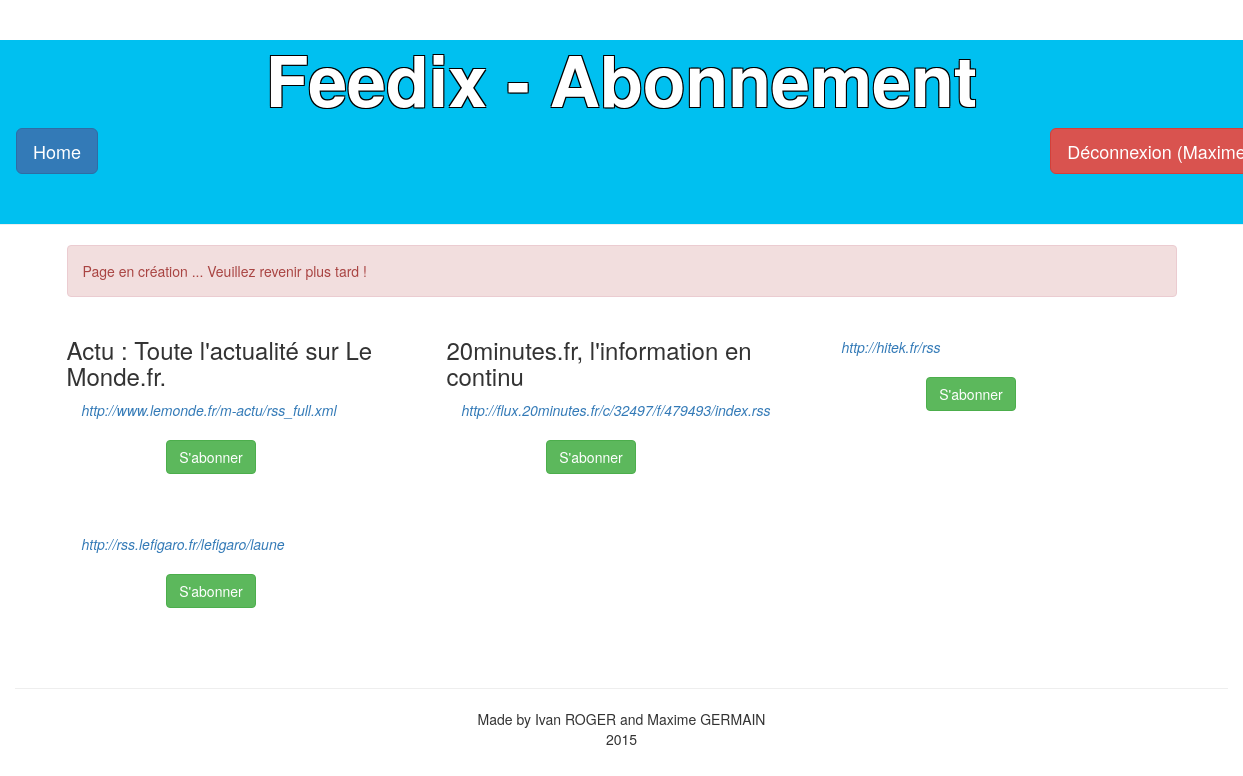
/controler/sAbonner.ctrl.php (signed in), run on an earlier commit of the app's database.
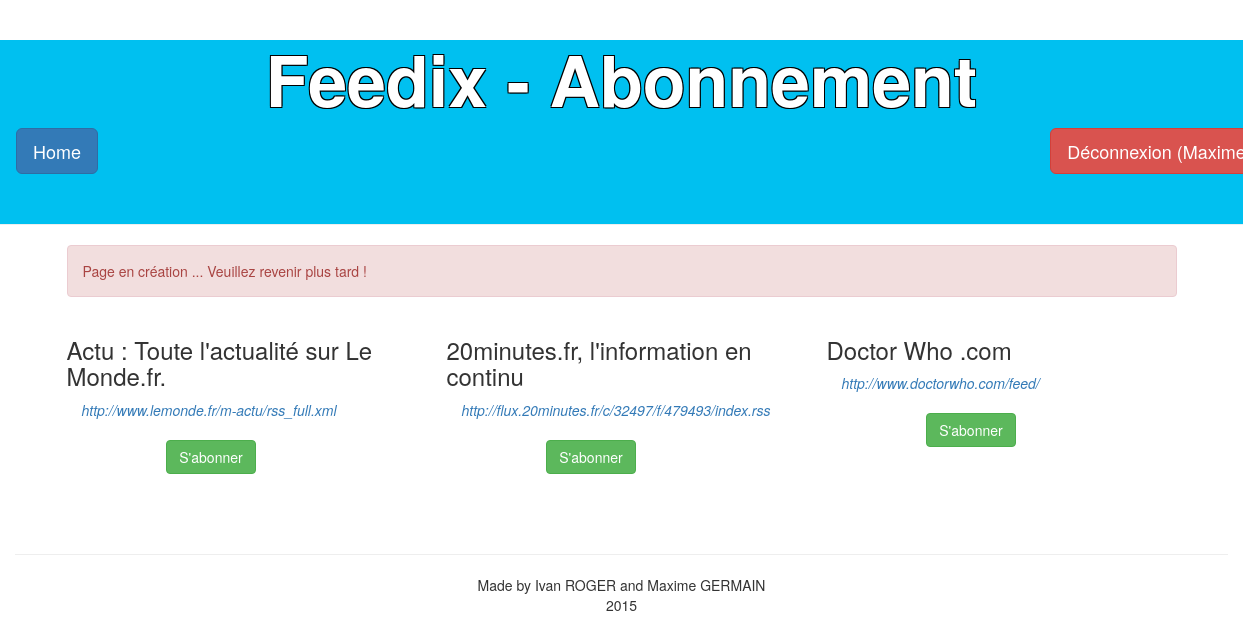
And on a later commit of the database.
### tables this page shows
CREATE TABLE RSS (
  id integer PRIMARY KEY AUTOINCREMENT,
  titre varchar(255),
  url varchar(255),
  date timestamp
);

### model/DAO.class.php (called while the page is built, shortened)
<?php
  $DEBUG = FALSE;
  require_once("RSS.class.php");
  class DAO {
    private $db;
    function __construct($dbPath) {
      $dsn = 'sqlite:'.$dbPath;
      try {
        $this->db = new PDO($dsn);
      } catch (PDOExcetion $e) {
        exit("Erreur ouverture BD : ".$e->getMessage());
      }
    }
    function readUnfollowedRSS($login,$first,$limit) {
      $sql = "SELECT * FROM RSS WHERE id >= ? AND id NOT IN ( SELECT idRSS AS id FROM Abonnement WHERE userLogin = ? ) LIMIT ?";
      $req = $this->db->prepare($sql);
      $params=array($first,$login,$limit);
      $res = $req->execute($params);
      if ($res === FALSE) {
        die("readUnfollowedRSS error: requête impossible\n");
      }
      else {
        return $req->fetchAll(PDO::FETCH_CLASS, "RSS");
      }
    }
  }
?>

### model/RSS.class.php (called while the page is built, shortened)
<?php
  class RSS {
    private $url;
    private $titre;
    private $id;
    function url() {
      return $this->url;
    }
    function titre() {
      return $this->titre;
    }
    function id() {
      return $this->id;
    }
  }
?>

### view/Follow.view.php (the view, shortened to what this page needs)
<!DOCTYPE html>
<html>
  <head>
    <link href="../data/css/bootstrap.css" rel="stylesheet">
  </head>
  <body>
    <header class="page-header">
      <h1>Feedix - Abonnement</h1>
      <nav class="navbar">
        <div class="col-lg-6">
          <a class="btn btn-primary btn-lg" href="..">Home</a>
        </div>
        <div class="col-lg-2 col-lg-offset-4 text-right">
          <?php if (isset($data['user'])) { ?>
            <a class="btn btn-danger btn-lg" href="afficherFlux.ctrl.php?action=signOut">Déconnexion (<?= $data['user'] ?>)</a>
          <?php } else { ?>
            <a class="btn btn-primary btn-lg" href="seConnecter.ctrl.php" >Connexion / Créer un compte</a>
          <?php } ?>
        </div>
      </nav>
    </header>
    <div class="container">
      <section class="col-lg-12">
        <p class="alert alert-danger">Page en création ... Veuillez revenir plus tard !</p>
        <?php $i=1; foreach ($data['flux'] as $rss) { if($i==1) echo("<div class='row'>\n");?>
        <article class="col-lg-4">
          <h3><?= $rss["titre"] ?></h3>
          <i class="col-lg-12"><a href="<?= $rss['url'] ?>"><?= $rss['url'] ?></a></i>
          <div class="col-lg-5 col-lg-offset-2"><div class="text-right">
            <a class="btn btn-success" href="sAbonner.ctrl.php?action=follow&rss=<?= $rss['id'] ?>">S'abonner</a>
          </div></div>
        </article>
        <?php if ($i==3) { echo("</div>"); $i=1; } else $i++; } ?>
      </section>
    </div>
    <footer class="col-lg-12">
      <hr/>
      <p>Made by Ivan ROGER and Maxime GERMAIN<br/>2015</p>
    </footer>
  </body>
</html>

What changed in the data, as far as the page shows it:
no longer on this page (row edited): rss: url "http://hitek.fr/rss"
no longer on this page (row edited): rss: url "http://rss.lefigaro.fr/lefigaro/laune"
added rss: titre "Doctor Who .com", url "http://www.doctorwho.com/feed/"
